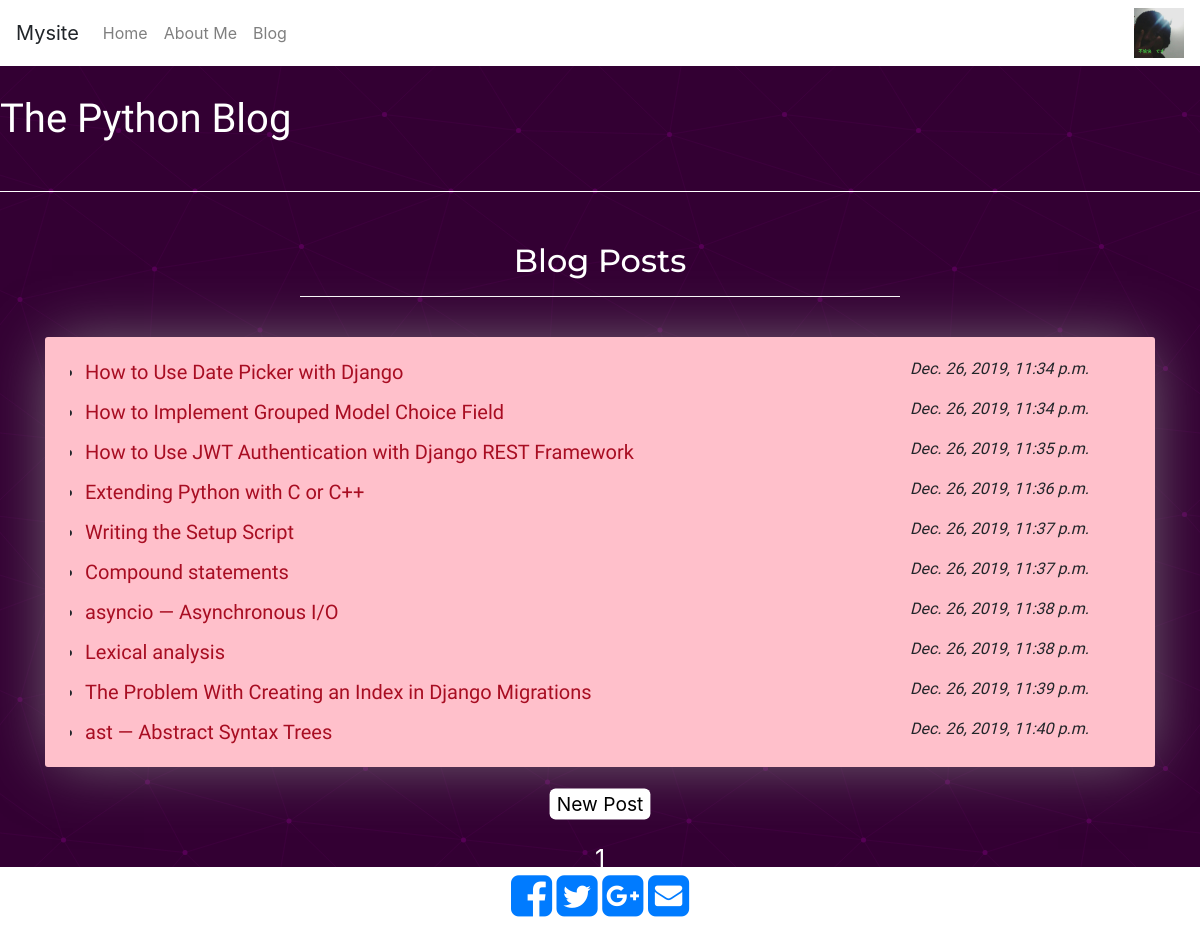
Screenshot of /blog/ with the database file from the repository.
### blog/models.py (models this page shows, shortened)
class Post(models.Model):
    title=models.CharField(max_length=100)
    date=models.DateTimeField()
    content=models.CharField(max_length=1000)

### blog/views.py (the view)
# urls.py: path('',views.index,name='index'),
def index(request,pageno=1):
    total_posts=Post.objects.all().count()
    total_pages=total_posts/10
    if ( total_posts % 10 == 0 ):
        total_pages -=1
    lower=(pageno-1)*10
    upper=pageno*10
    if ( pageno == total_pages + 1 ):
        all_posts=Post.objects.all()[lower:]
    else :
        all_posts=Post.objects.all()[lower:upper-1]
    total_pages+=1
    return render(request,'blog/list.html',{"posts":all_posts,"page_no":pageno,"total_posts":total_posts,"total_pages":total_pages})

### blog/templates/blog/list.html (shortened to what this page needs)
{% extends 'blog/base.html' %}
{% load staticfiles %}
{% block content %}
	<br>
	<marquee id="markwee" hspace="37%" direction="right"><h1>The Python Blog</h1></marquee>
	<br><hr>
	<h2 id="title">Blog Posts</h2>
	<hr id="hr"><br>
	<div id="postie" class="container">
		<ul class="postlist" id="postcontent" >
			{% for post in posts %}
				<div class="row posts">
					<div class="col-lg-9 post" style="overflow: hidden;">
						<li class="posttext" >
							<a href="{% url 'blog:index' %}view/{{post.id}}/" class="posttitle" >{{post.title}}</a>
						</li>
					</div>
					<div class="col-lg-3">
						<em>{{post.date}}</em>
					</div>
				</div>
			{% endfor %}
		</ul>
	</div>
	<br>
	<div class="pageoptions">
		<a href="{% url 'blog:index' %}newpost/"><button style="border-radius: 5px;border: 0;background-color: white;transform: scale(1.2);">New Post</button></a>
	</div>
	<br>
	<div class="container" id="page">
		<div class="paginator">
			{% with ''|center:total_pages as range %}
			{% for x in range %}
			    <a class="pagi" href="{% url 'blog:index' %}{{forloop.counter}}">{{ forloop.counter }}</a>
			{% endfor %}
			{% endwith %}
		</div>
	</div>
{% endblock %}

### blog/templates/blog/base.html (shortened to what this page needs)
{% load staticfiles %}
<!DOCTYPE html>
<html>
<head>
	<link rel="stylesheet" type="text/css" href="{% static 'css/bootstrap.min.css' %}">
</head>
<body>
	{% block navbar %}
		<div class="bootnavbar">
			<nav class="navbar navbar-expand-lg navbar-light ">
			  <a class="navbar-brand">Mysite</a>
			  <div class="collapse navbar-collapse" id="navbarSupportedContent">
			    <ul class="navbar-nav mr-auto">
			      <li class="nav-item">
			        <a class="nav-link" href="/">Home <span class="sr-only">(current)</span></a>
			      </li>
			      <li class="nav-item">
			        <a class="nav-link" href="/aboutme">About Me</a>
			      </li>
			      <li class="nav-item">
			        <a class="nav-link" href="{% url 'blog:index' %}">Blog</a>
			      </li>
			    </ul>
			    <ul class="navbar-nav " style="align-content: right;">
			    	<li>
			    		<img src="{% static 'images/me.jpg' %}" id="navphoto">
			    	</li>
			    </ul>
			  </div>
			</nav>
		</div>
	{% endblock %}
	{% block content %}
	{% endblock %}
	<br><br>
	{% block footer %}
		<section id="lab_social_icon_footer" class="footer">
		<link href="//maxcdn.bootstrapcdn.com/font-awesome/4.1.0/css/font-awesome.min.css" rel="stylesheet">
		<div class="container">
		    <div class="text-center center-block">
              <a href="https://www.facebook.com"><i id="social-fb" class="fa fa-facebook-square fa-3x social"></i></a>
              <a href="https://twitter.com/"><i id="social-tw" class="fa fa-twitter-square fa-3x social"></i></a>
              <a href="https://plus.google.com"><i id="social-gp" class="fa fa-google-plus-square fa-3x social"></i></a>
              <a href="mailto:#"><i id="social-em" class="fa fa-envelope-square fa-3x social"></i></a>
		    </div>
		</div>
		</section>
	{% endblock %}
</body>
</html>

### blog/templates/blog/list.html (style rules this page uses)
#markwee { border-radius: 5px; margin-top: 5px; font-family: 'Special Elite'; color: white; }
#title { text-align: center; font-family: Montserrat; color: white; margin-top: 50px; }
.postlist { background-color: rgba(255, 192, 203); border-radius: 3px; margin-bottom: 0; padding-top: 15px; padding-bottom: 15px; font-family: Work Sans; box-shadow: 0px 0px 60px -7px rgba(122,113,122,1); }
.pageoptions { text-align: center; }
.paginator { text-align: center; }
.posts { padding-top: 5px; padding-bottom: 5px; }
.posttext { font-size: 20px; }
hr { border-color: white; border-width: 1px; }
#hr { width: 50%; }
.posttitle { color: #a80d22; }
.pagi { color: white; font-size: 25px; }

### rows the page displays
Post: title "How to Use Date Picker with Django", date "Dec. 26, 2019, 11:34 p.m."
Post: title "How to Implement Grouped Model Choice Field", date "Dec. 26, 2019, 11:34 p.m."
Post: title "How to Use JWT Authentication with Django REST Framework", date "Dec. 26, 2019, 11:35 p.m."
Post: title "Extending Python with C or C++", date "Dec. 26, 2019, 11:36 p.m."
Post: title "Writing the Setup Script", date "Dec. 26, 2019, 11:37 p.m."
Post: title "Compound statements", date "Dec. 26, 2019, 11:37 p.m."
Post: title "asyncio — Asynchronous I/O", date "Dec. 26, 2019, 11:38 p.m."
Post: title "Lexical analysis", date "Dec. 26, 2019, 11:38 p.m."
Post: title "The Problem With Creating an Index in Django Migrations", date "Dec. 26, 2019, 11:39 p.m."
Post: title "ast — Abstract Syntax Trees", date "Dec. 26, 2019, 11:40 p.m."
